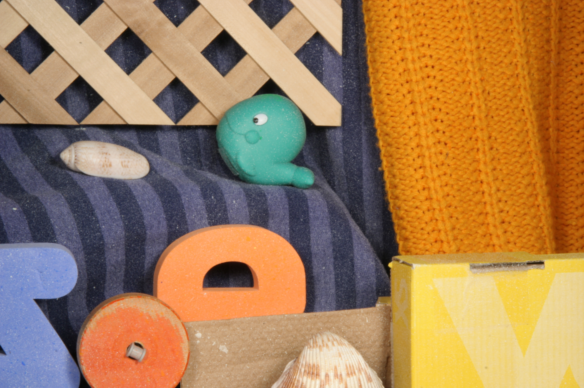
#> input picture test/data/rubber_whale.png, 584 x 388 px
$ jupyter execute --allow-errors inverse_compositional_algorithm.ipynb
#> lines starting #> are read from the running program, lines starting #| are printed output that depends on the picture
### src/transformation.py
import numpy as np
from enum import Enum
from numba import jit

from skimage import transform
from skimage.exposure import rescale_intensity

class TransformType(Enum):
    TRANSLATION = 1
    EUCLIDEAN = 2
    SIMILARITY = 3
    AFFINITY = 4
    HOMOGRAPHY = 5

    @jit
    def nparams(self):
        """
        Returns the number of parameters for the given transformation type.
        """
        match self:
            case TransformType.TRANSLATION:
                return 2
            case TransformType.EUCLIDEAN:
                return 3
            case TransformType.SIMILARITY:
                return 4
            case TransformType.AFFINITY:
                return 6
            case TransformType.HOMOGRAPHY:
                return 8
            case _:
                raise ValueError("Unknown transform type")


# [152 lines left out: functions update_transform, project, not called in this run]

def params2matrix(p, transform_type):
    """
    Converts the given parameters `p` into a transformation matrix based on the specified `transform_type`.

    Parameters:
        p (list): The parameters for the transformation.
        transform_type (TransformType): The type of transformation.

    Returns:
        numpy.ndarray: The transformation matrix.

    """
    matrix = np.identity(3)

    if transform_type == TransformType.TRANSLATION:
        matrix[0, 2] = p[0]
        matrix[1, 2] = p[1]
    elif transform_type == TransformType.EUCLIDEAN:
        matrix[0, 0] = np.cos(p[2])
        matrix[0, 1] = -np.sin(p[2])
        matrix[0, 2] = p[0]
        matrix[1, 0] = np.sin(p[2])
        matrix[1, 1] = np.cos(p[2])
        matrix[1, 2] = p[1]
    elif transform_type == TransformType.SIMILARITY:
        matrix[0, 0] = 1 + p[2]
        matrix[0, 1] = -p[3]
        matrix[0, 2] = p[0]
        matrix[1, 0] = p[3]
        matrix[1, 1] = 1 + p[2]
        matrix[1, 2] = p[1]
    elif transform_type == TransformType.AFFINITY:
        matrix[0, 0] = 1 + p[2]
        matrix[0, 1] = p[3]
        matrix[0, 2] = p[0]
        matrix[1, 0] = p[4]
        matrix[1, 1] = 1 + p[5]
        matrix[1, 2] = p[1]
    elif transform_type == TransformType.HOMOGRAPHY:
        matrix[0, 0] = 1 + p[0]
        matrix[0, 1] = p[1]
        matrix[0, 2] = p[2]
        matrix[1, 0] = p[3]
        matrix[1, 1] = 1 + p[4]
        matrix[1, 2] = p[5]
        matrix[2, 0] = p[6]
        matrix[2, 1] = p[7]

    return matrix

def matrix2params(matrix, transform_type):
    """
    Converts the given transformation matrix into parameters `p` based on the specified `transform_type`.

    Parameters:
        matrix (numpy.ndarray): The transformation matrix.
        transform_type (TransformType): The type of transformation.

    Returns:
        list: The parameters for the transformation.

    """
    p = np.zeros(transform_type.nparams(), dtype=np.float64)

    if transform_type == TransformType.TRANSLATION:
        p = [matrix[0, 2], matrix[1, 2]]
    elif transform_type == TransformType.EUCLIDEAN:
        p = [matrix[0, 2], matrix[1, 2], np.arctan2(matrix[1, 0], matrix[0, 0])]
    elif transform_type == TransformType.SIMILARITY:
        p = [matrix[0, 2], matrix[1, 2], matrix[0, 0] - 1, matrix[1, 0]]
    elif transform_type == TransformType.AFFINITY:
        p = [matrix[0, 2], matrix[1, 2], matrix[0, 0] - 1, matrix[0, 1], matrix[1, 0], matrix[1, 1] - 1]
    elif transform_type == TransformType.HOMOGRAPHY:
        p = [matrix[0, 0] - 1, matrix[0, 1], matrix[0, 2], matrix[1, 0], matrix[1, 1] - 1, matrix[1, 2], matrix[2, 0], matrix[2, 1]]

    return p


def transform_image(image, transformation_type, gt):
    """
    Transforms an image based on the specified transformation type and geometric transformation parameters.

    Parameters:
    - `image` (ndarray): The input image to be transformed.
    - `transformation_type` (TransformType): The type of transformation to apply. It can be one of the following:
    - `TransformType.AFFINITY`: Affine transformation.
    - `TransformType.SIMILARITY`: Similarity transformation.
    - `TransformType.EUCLIDEAN`: Euclidean transformation.
    - `gt` (list or array): The geometric transformation parameters. The expected format depends on the `transformation_type`:
        - For `TransformType.AFFINITY`: [tx, ty, a00, a01, a10, a11]
        - For `TransformType.SIMILARITY`: [tx, ty, scale, rotation]
        - For `TransformType.EUCLIDEAN`: [tx, ty, theta]
        - angles of rotation are in radians counter-clockwise.
    """
    # We force the images to be float64 to avoid problems with the computation accuracy
    if image.dtype != np.float64:
        image = image.astype(np.float64)
        print("Image type: ", image.dtype)
        print("Range of image: ", np.min(image), np.max(image))
        # image = rescale_intensity(image, in_range=(0, 255), out_range=(0, 1))


    if all(np.abs(value) < 1e-10 for value in gt):
        # Identity transformation
        tform = transform.AffineTransform(matrix=np.eye(3))
    else:
        hmatrix = params2matrix(gt, transformation_type)
        if transformation_type == TransformType.AFFINITY:
            tform = transform.AffineTransform(matrix=hmatrix)
        elif transformation_type == TransformType.SIMILARITY:
            # Similarity transformation, we expect gt as [tx, ty, a, b]
            # skimage considers the rotation in clockwise direction, so we need to negate it
            # tform = transform.SimilarityTransform(scale=gt[2], rotation=gt[3], translation=(gt[0], gt[1]))
            tform = transform.SimilarityTransform(matrix=hmatrix)
        elif transformation_type == TransformType.TRANSLATION:
            # Euclidean transformation, we expect gt as [tx, ty]
            # skimage considers the rotation in clockwise direction, so we need to negate it
            tform = transform.EuclideanTransform(translation=(gt[0], gt[1]))
        elif transformation_type == TransformType.EUCLIDEAN:
            # Euclidean transformation, we expect gt as [tx, ty, theta]
            # skimage considers the rotation in clockwise direction, so we need to negate it
            tform = transform.EuclideanTransform(rotation=-gt[2], translation=(gt[0], gt[1]))
            # tform = transform.EuclideanTransform(matrix=hmatrix)
        elif transformation_type == TransformType.HOMOGRAPHY:
            tform = transform.ProjectiveTransform(matrix=hmatrix)
        else:
            raise ValueError("Unsupported transformation type")

    transformed_image = transform.warp(image, tform.inverse, preserve_range=True)
    # transformed_image = transform.warp(image, tform, preserve_range=True)
    return transformed_image

### src/configuration_handler.py
import configparser
from transformation import TransformType
from image_optimisation import RobustErrorFunctionType

# [29 lines left out: function create_config_file, not called in this run]

def read_config_file(filename):
    config = configparser.ConfigParser()
    config.read(filename)

    inverse_compositional_params = {
        'TOL': float(config['InverseCompositionalAlgorithm']['TOL']),
        'transform_type': TransformType[config['InverseCompositionalAlgorithm']['transform_type']],
        'verbose': config.getboolean('InverseCompositionalAlgorithm', 'verbose')
    }

    robust_inverse_compositional_params = {
        'TOL': float(config['RobustInverseCompositionalAlgorithm']['TOL']),
        'transform_type': TransformType[config['RobustInverseCompositionalAlgorithm']['transform_type']],
        'robust_type': RobustErrorFunctionType[config['RobustInverseCompositionalAlgorithm']['robust_type']],
        'lambda': float(config['RobustInverseCompositionalAlgorithm']['lambda']),
        'verbose': config.getboolean('RobustInverseCompositionalAlgorithm', 'verbose')
    }

    pyramidal_inverse_compositional_params = {
        'TOL': float(config['PyramidalInverseCompositionalAlgorithm']['TOL']),
        'transform_type': TransformType[config['PyramidalInverseCompositionalAlgorithm']['transform_type']],
        'pyramid_levels': int(config['PyramidalInverseCompositionalAlgorithm']['pyramid_levels']),
        'nu': float(config['PyramidalInverseCompositionalAlgorithm']['nu']),
        'robust_type': RobustErrorFunctionType[config['PyramidalInverseCompositionalAlgorithm']['robust_type']],
        'lambda': float(config['PyramidalInverseCompositionalAlgorithm']['lambda']),
        'verbose': config.getboolean('PyramidalInverseCompositionalAlgorithm', 'verbose')
    }

    return {
        'inverse_compositional_algorithm': inverse_compositional_params,
        'robust_inverse_compositional_algorithm': robust_inverse_compositional_params,
        'pyramidal_inverse_compositional_algorithm': pyramidal_inverse_compositional_params
    }

# Example usage:
# create_config_file('config.ini')
# params = read_config_file('config.ini')
# print(params)

### test/inverse_compositional_algorithm.ipynb
# Notebook for testing the simple version of the Inverse Compositional Algorithm for Parametric Registration

## 1. Introduction
The algorithms are defined in the publication:
    Javier Sánchez, The Inverse Compositional Algorithm for Parametric Registration, Image Processing On Line, 6 (2016), pp. 212–232. https://doi.org/10.5201/ipol.2016.153

The algorithms are implemented in Python as a result of a translation from the original C++ code released by the author.
The repository used here contains a dataset with images and the ground truth transformations to test the algorithms, as the ones available in the online demo on IPOL: https://ipolcore.ipol.im/demo/clientApp/demo.html?id=153
This enable users of this notebook to check easily the validity of the python implementation.

## 2.Test of algorithms

[cell 1]
import matplotlib.pyplot as plt
import imageio
import os
import sys
import skimage as ski
import time

print(os.getcwd())
sys.path.append(os.path.abspath("../src/"))
from inverse_compositional_algorithm import inverse_compositional_algorithm, robust_inverse_compositional_algorithm, pyramidal_inverse_compositional_algorithm
import configuration_handler as cfh
import image_optimisation as io

### Preparation of the configuration file

We create a configuration file with the meta parameters for the algorithm.

#> (a cell that did not finish here is left out)

### Preparation of the dataset

[cell 3]
import transformation as tf
import numpy as np
import os.path as path

[cell 4]
# A dataset with simple transformations for unit testing
dataset_tu = {
    "rubber_whale_tr": {
        "filename": "rubber_whale.png",
        "transformation_type": tf.TransformType.TRANSLATION,
        "gt": [10, 5] # [tx,ty]
    },
    "rubber_whale_rt": {
        "filename": "rubber_whale.png",
        "transformation_type": tf.TransformType.EUCLIDEAN,
        "gt": [0., 0., -0.1] # [tx,ty,theta] -> ROTATION, theta in radians and clockwise
    },
    "rubber_whale_eu": {
        "filename": "rubber_whale.png",
        "transformation_type": tf.TransformType.EUCLIDEAN,
        "gt": [10., 5., -0.1] # [tx,ty,theta] -> ROTATION, theta in radians and clockwise
    },
    "rubber_whale_zo": {
        "filename": "rubber_whale.png",
        "transformation_type": tf.TransformType.SIMILARITY,
        "gt": [0., 0., -0.1, 0.] # [tx,ty,a,b] -> ZOOM
    }
}

[cell 5]
print("The current directory is: ", os.getcwd())
image_path = os.path.join(os.getcwd(), "data")

[cell 6]
# transform the images and show them
fig, axs = plt.subplots(4, 3, figsize=(10,10))
fig.suptitle("Dataset TU images")
i = 0
for sample_key, sample in dataset_tu.items():
    print("Dataset image: ", sample_key)
    print("\tFilename: ", sample["filename"])
    original_image = imageio.imread(path.join(image_path, sample["filename"]))
#> original_image is the input picture: shape (388, 584, 3); mean R, G, B 163.2, 126.5, 87
    sample["original_image"] = original_image
    transformation_type = sample["transformation_type"]
    gt = sample["gt"]
#> gt = [10, 5]
    # we transform the source image to the target image according to the ground truth
    transformed_image = tf.transform_image(original_image, transformation_type, gt)
#| Image type:  float64
#| Range of image:  0.0 255.0
#> in transform_image, `hmatrix = params2matrix(gt, transformation_type)`: hmatrix = [[1, 0, 10], [0, 1, 5], [0, 0, 1]]
#> in transform_image, `transformed_image = transform.warp(image, tform.inverse, preserve_rang..`:
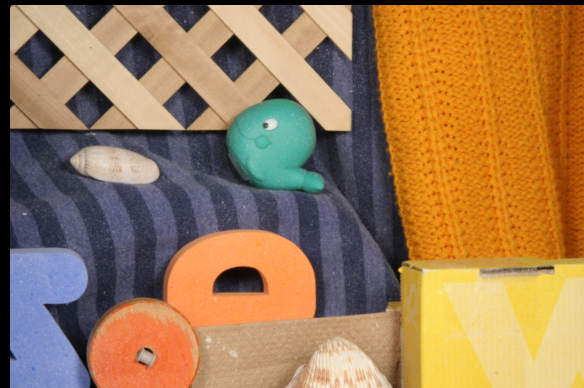
#> transformed_image: shape (388, 584, 3) float64; mean R, G, B 157.4, 122.3, 84.6
    ofilename = sample_key + ".png"
    print("Saving transformed image to file {} in directory {}".format(ofilename, image_path))
    imageio.imwrite(
            path.join(image_path, ofilename),
            ski.img_as_ubyte(ski.exposure.rescale_intensity(transformed_image))
            )
    # print("\tType of transformed image: ", transformed_image.dtype)
    # To avoid too many errors with image black borders, we swith the reference image to the transformed image
    sample["original_image"] = transformed_image
    sample["transformed_image"] = original_image
    # In that case, the gt transform from transformed to original is the inverse of the gt
    gti=tf.matrix2params(np.linalg.inv(tf.params2matrix(gt, transformation_type)), transformation_type)
#> in matrix2params, `p = [matrix[0, 2], matrix[1, 2]]`: p = [-10, -5]
#> gti = [-10, -5]
    sample["gt"] = gti
    # display the image
    axs[i][0].imshow(ski.exposure.rescale_intensity(sample["original_image"]))
    axs[i][0].set_title("Original image")
    # axs[i][1].imshow(source_image)
    # axs[i][1].set_title("Source image")
    axs[i][1].imshow(ski.exposure.rescale_intensity(sample["transformed_image"]))
    axs[i][1].set_title("Transformed image")
    Iw = tf.transform_image(sample["transformed_image"], transformation_type, gt)
#| Image type:  float64
#| Range of image:  0.0 255.0
    axs[i][2].imshow(ski.exposure.rescale_intensity(Iw))
    i += 1

plt.show()
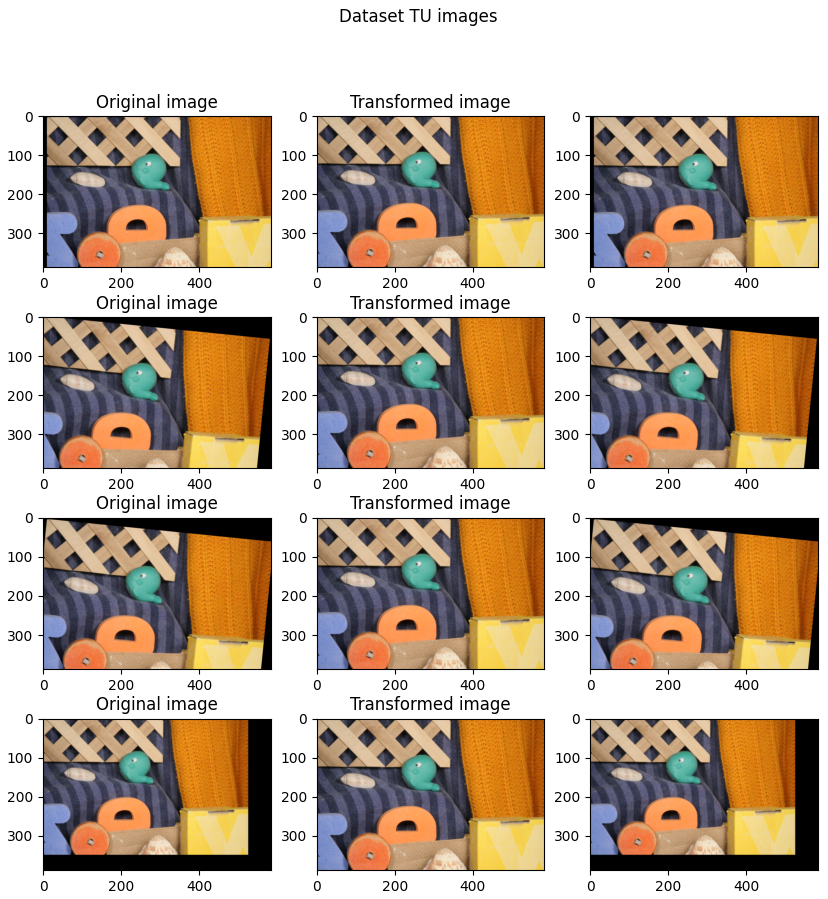
#> figure drawn by matplotlib, 12 panels

**Update**:
The authors of the original software and of the online demo, provide the gt transformation from the source image to the transformed image. But the source image is already transformed compared to the original image. I have not been able to recover the transformation from the original to the source and from the source to the transformed.

So for my test, I will use the original image as the source, transformed with the given gt given in the online demo. Inputs are then different from the online demo, but the matter is to verify the correctness of the gt computation.

### Test of the algorithm "Inverse compositional"

[cell 7]
print("------ Inverse Compositional Algorithm for a translation ------")
fig, axs = plt.subplots(1, 4, figsize=(15,15))
fig.suptitle("Source, Transformed and Difference images")
i = 0
sample = dataset_tu["rubber_whale_tr"]
sample_key = "rubber_whale_tr"

print("Processing dataset image: ", sample_key)
original_image = sample["original_image"]
transformation_type = sample["transformation_type"]
p = np.zeros(transformation_type.nparams())
gt = sample["gt"]
# we generate the source image according to the ground truth
# source_image = generate_source_image(original_image, transformation_type, gt)
# we transform the source image to the target image according to the ground truth
transformed_image = sample["transformed_image"]
# p, error, DI, Iw = inverse_compositional_algorithm(
#             original_image, transformed_image, p, transformation_type, params_ica["TOL"], params_ica["verbose"]
#         )
#> (the rest of this cell did not finish here and is left out)

[cell 8]
print("------ Inverse Compositional Algorithm for a rotation ------")
fig, axs = plt.subplots(1, 4, figsize=(15,15))
fig.suptitle("Source, Transformed and Difference images for a rotation")
i = 0
sample = dataset_tu["rubber_whale_rt"]
sample_key = "rubber_whale_rt"

print("Processing dataset image: ", sample_key)
original_image = sample["original_image"]
transformation_type = sample["transformation_type"]
p = np.zeros(transformation_type.nparams())
gt = sample["gt"]
# we generate the source image according to the ground truth
# source_image = generate_source_image(original_image, transformation_type, gt)
# we transform the source image to the target image according to the ground truth
transformed_image = sample["transformed_image"]
# p, error, DI, Iw = inverse_compositional_algorithm(
#             original_image, transformed_image, p, transformation_type, params_ica["TOL"], params_ica["verbose"]
#         )
#> (the rest of this cell did not finish here and is left out)

[cell 9]
print("------ Inverse Compositional Algorithm on dataset_tu ------")
fig, axs = plt.subplots(4, 4, figsize=(15,15))
fig.suptitle("Source, Transformed and Difference images")
i = 0
#> (the rest of this cell did not finish here and is left out)
